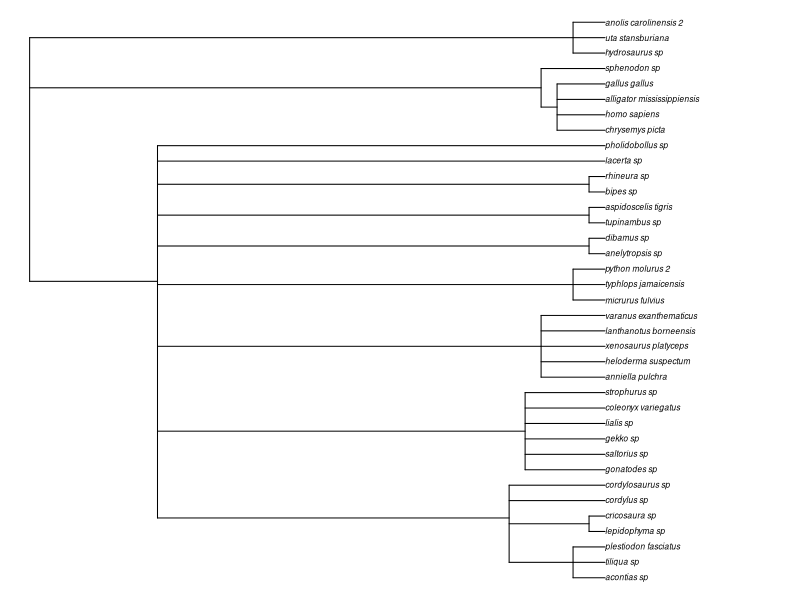
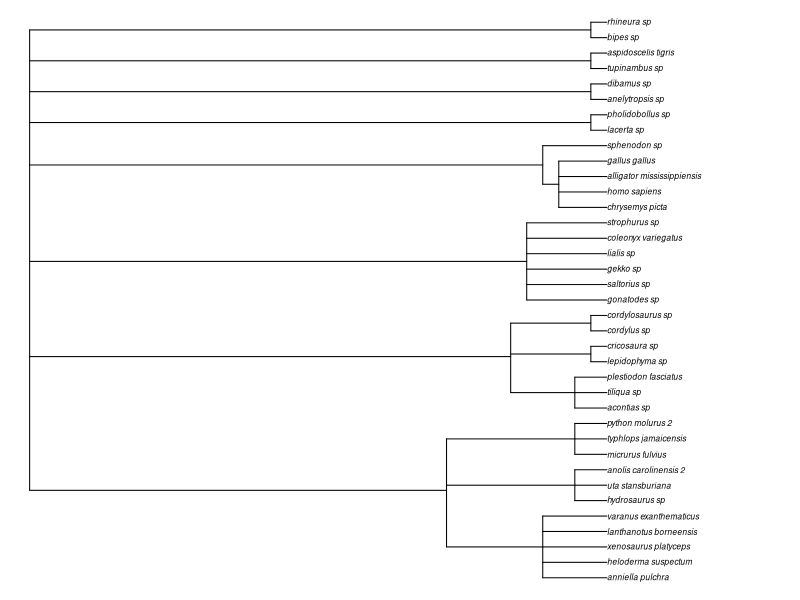
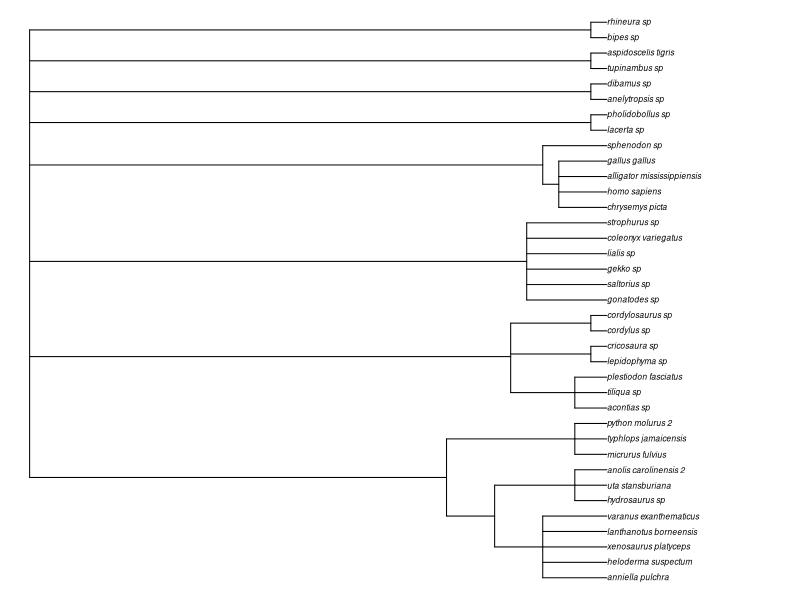
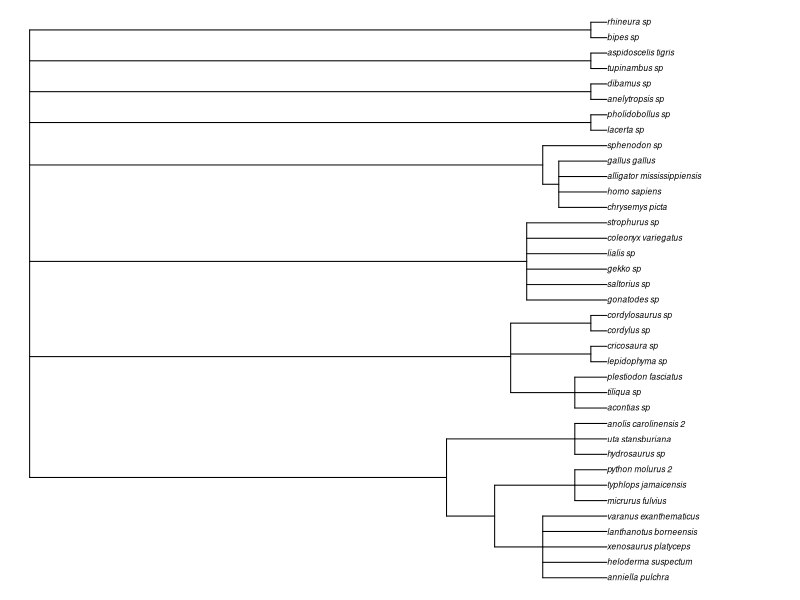
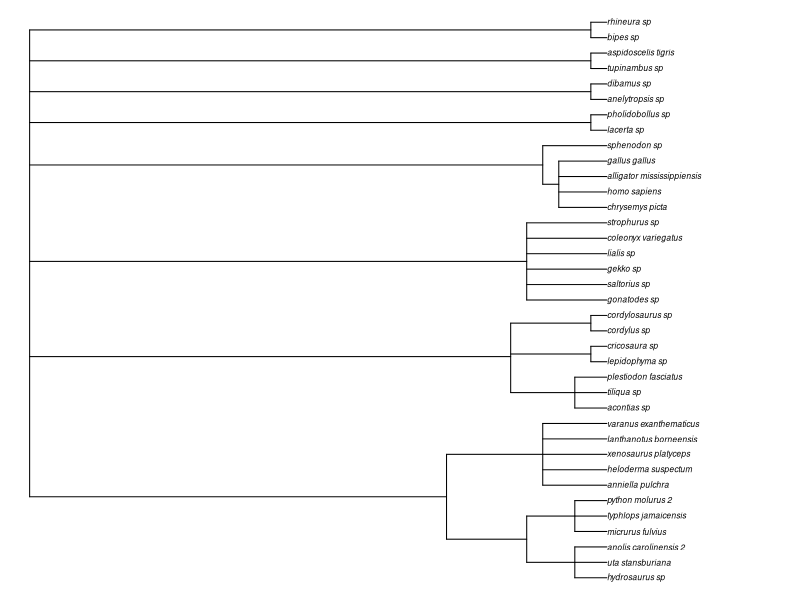

R code for these plots, in order:
library(ape)

setwd("/Users/ChatNoir/Projects/Squam/scripts/Constraints")
t <- read.tree("Streicher_IQ_sclero_tree.txt")
y <- ladderize(t, right = TRUE)
pdf(file = "Sclero.pdf", width = 2, height = 10)
plot(y,cex=0.5,no.margin=TRUE)
dev.off()

t <- read.tree("Streicher_IQ_toxpoly_tree.txt")
y <- ladderize(t, right = TRUE)
pdf(file = "ToxPoly.pdf", width = 2, height = 10)
plot(y,cex=0.5,no.margin=TRUE)
dev.off()

t <- read.tree("Streicher_IQ_toxai_tree.txt")
y <- ladderize(t, right = TRUE)
pdf(file = "ToxAI.pdf", width = 2, height = 10)
plot(y,cex=0.5,no.margin=TRUE)
dev.off()

t <- read.tree("Streicher_IQ_toxsa_tree.txt")
y <- ladderize(t, right = TRUE)
pdf(file = "ToxSA.pdf", width = 2, height = 10)
plot(y,cex=0.5,no.margin=TRUE)
dev.off()

t <- read.tree("Streicher_IQ_toxsi_tree.txt")
y <- ladderize(t, right = TRUE)
pdf(file = "ToxSI.pdf", width = 2, height = 10)
plot(y,cex=0.5,no.margin=TRUE)
dev.off()